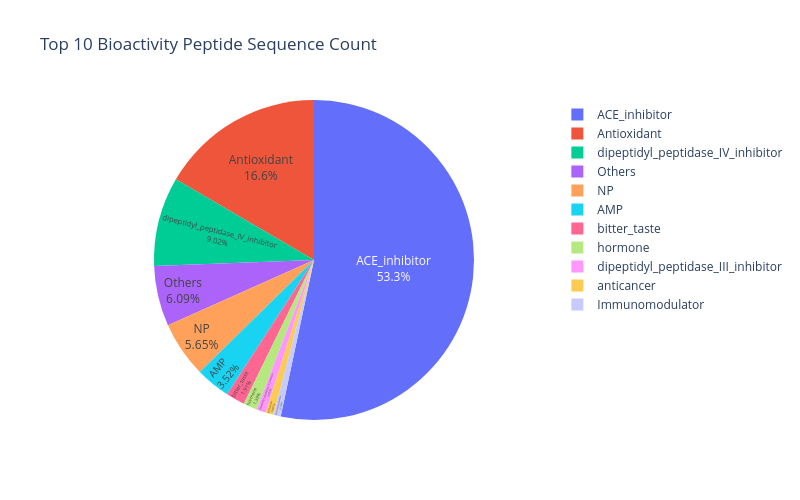

The notebook cell this image was saved under:
### Markdown cell above
### Pie Graph

### Code cell
import plotly.express as px

total_peptides = sam1g1_df['nPepSeq'].sum()
sorted_df = sam1g1_df.sort_values(by='nPepSeq', ascending=False)

top10g1_df = sorted_df.head(10).copy()
top10g1_df['Hover_Details'] = ""
restg1_df = sorted_df.iloc[10:]

if not restg1_df.empty:
    others_sum = restg1_df['nPepSeq'].sum()
    others_names = restg1_df['Bioactivity'].tolist() #extract the names of the remaining categories

    if len(others_names) > 5:
        visible_name = '<br>'.join(others_names[:5])
        details_str = f"<br><b>Includes:</b><br>{visible_name}<br><i> ...and {len(others_names)-5} more</i>"
    else:
        visible_names = "<br>".join(others_names)
        details_str = f"<br><b>Includes:</b><br>{visible_names}"

    others_row = pd.DataFrame({
        'Bioactivity': ['Others'], 
        'nPepSeq': [others_sum],
        'Hover_Details': [details_str]
    })
    
    # Combine the Top 10 with the new Others row using pd.concat
    plot_df = pd.concat([top10g1_df, others_row], ignore_index=True)
else:
    # If the sheet happens to have 10 or fewer categories total, just use it as is
    plot_df = top10g1_df

plot_df['nPepSeq_percentage'] = (plot_df['nPepSeq'] / total_peptides) * 100
plot_df['Hover_Percentage'] = plot_df['nPepSeq_percentage'].round(2).astype(str) + '%'

plot_df['Hover_Combined'] = plot_df['Hover_Percentage'] + plot_df['Hover_Details']

formatted_total = f"{total_peptides:,}" # format total peptide เพื่อความสวยงาม

# Create the pie chart
fig = px.pie(plot_df, 
             values='nPepSeq', 
             names='Bioactivity', 
             hover_name='Bioactivity',
             custom_data=['Hover_Combined'],  # Include the combined hover data
             title='Top 10 Bioactivity Peptide Sequence Count',
             height=500, width=800)

# --- ADD THIS LINE ---
# This forces the pie chart to display the percentage and the label inside the slice
fig.update_traces(textposition='inside', 
                  textinfo='percent+label', 
                  hovertemplate='<b>%{label}</b><br>Count: %{value}<br>Percentage: %{customdata[0]}<extra></extra>')

fig.show()

### Figure 1 — Plotly figure (JSON) as saved in the notebook; plotly's stock layout.template omitted (floating-point values rounded to 4 significant figures)
{"data": [{"customdata": [["53.34%"], ["16.58%"], ["9.02%"], ["5.65%"], ["3.52%"], ["1.91%"], ["1.39%"], ["0.95%"], ["0.81%"], ["0.73%"], ["6.09%<br><b>Includes:</b><br>immunoregulator<br>inhibitor<br>antithrombotic<br>stimulating<br>toxin<br><i> ...and 39 more</i>"]], "domain": {"x": [0, 1], "y": [0, 1]}, "hovertemplate": "<b>%{label}</b><br>Count: %{value}<br>Percentage: %{customdata[0]}<extra></extra>", "hovertext": ["ACE_inhibitor", "Antioxidant", "dipeptidyl_peptidase_IV_inhibitor", "NP", "AMP", "bitter_taste", "hormone", "dipeptidyl_peptidase_III_inhibitor", "anticancer", "Immunomodulator", "Others"], "labels": ["ACE_inhibitor", "Antioxidant", "dipeptidyl_peptidase_IV_inhibitor", "NP", "AMP", "bitter_taste", "hormone", "dipeptidyl_peptidase_III_inhibitor", "anticancer", "Immunomodulator", "Others"], "legendgroup": "", "name": "", "showlegend": true, "textinfo": "percent+label", "textposition": "inside", "type": "pie", "values": [727, 226, 123, 77, 48, 26, 19, 13, 11, 10, 83]}], "layout": {"height": 500, "legend": {"tracegroupgap": 0}, "title": {"text": "Top 10 Bioactivity Peptide Sequence Count"}, "width": 800}}
